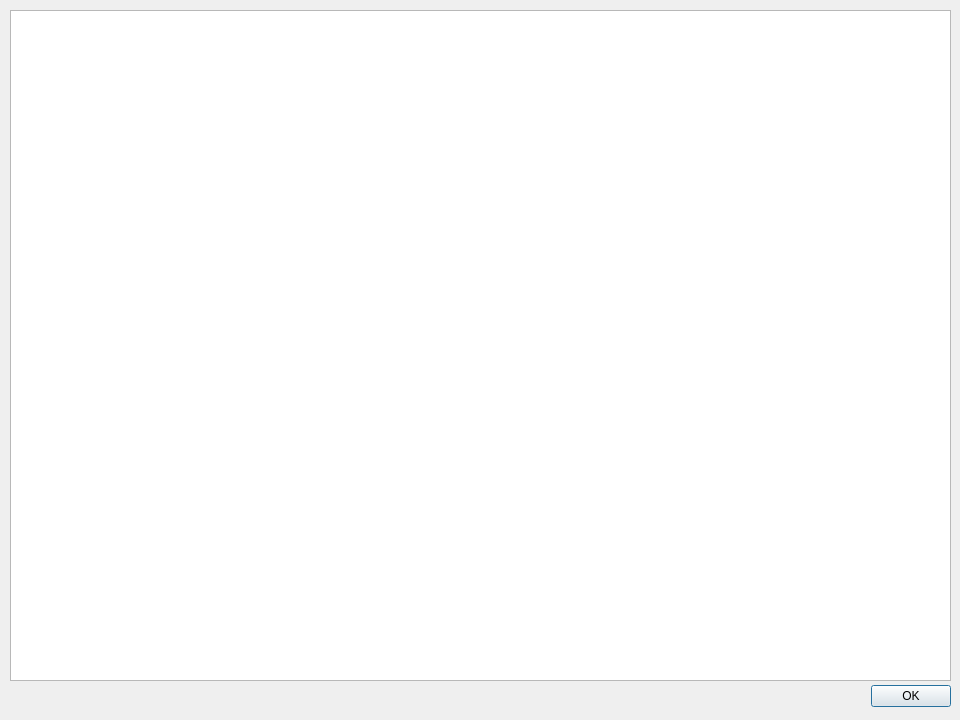
<?xml version="1.0" encoding="UTF-8"?>
<ui version="4.0">
 <class>Dialog</class>
 <widget class="QDialog" name="Dialog">
  <property name="geometry">
   <rect>
    <x>0</x>
    <y>0</y>
    <width>960</width>
    <height>720</height>
   </rect>
  </property>
  <property name="windowTitle">
   <string>Dialog</string>
  </property>
  <widget class="QDialogButtonBox" name="ok_button">
   <property name="geometry">
    <rect>
     <x>860</x>
     <y>680</y>
     <width>91</width>
     <height>32</height>
    </rect>
   </property>
   <property name="orientation">
    <enum>Qt::Horizontal</enum>
   </property>
   <property name="standardButtons">
    <set>QDialogButtonBox::Ok</set>
   </property>
  </widget>
  <widget class="QTextEdit" name="cast_text">
   <property name="geometry">
    <rect>
     <x>10</x>
     <y>10</y>
     <width>941</width>
     <height>671</height>
    </rect>
   </property>
   <property name="readOnly">
    <bool>true</bool>
   </property>
   <property name="textInteractionFlags">
    <set>Qt::LinksAccessibleByKeyboard|Qt::LinksAccessibleByMouse|Qt::TextBrowserInteraction|Qt::TextSelectableByKeyboard|Qt::TextSelectableByMouse</set>
   </property>
  </widget>
 </widget>
 <resources/>
 <connections>
  <connection>
   <sender>ok_button</sender>
   <signal>accepted()</signal>
   <receiver>Dialog</receiver>
   <slot>accept()</slot>
   <hints>
    <hint type="sourcelabel">
     <x>248</x>
     <y>254</y>
    </hint>
    <hint type="destinationlabel">
     <x>157</x>
     <y>274</y>
    </hint>
   </hints>
  </connection>
  <connection>
   <sender>ok_button</sender>
   <signal>rejected()</signal>
   <receiver>Dialog</receiver>
   <slot>reject()</slot>
   <hints>
    <hint type="sourcelabel">
     <x>316</x>
     <y>260</y>
    </hint>
    <hint type="destinationlabel">
     <x>286</x>
     <y>274</y>
    </hint>
   </hints>
  </connection>
 </connections>
</ui>
